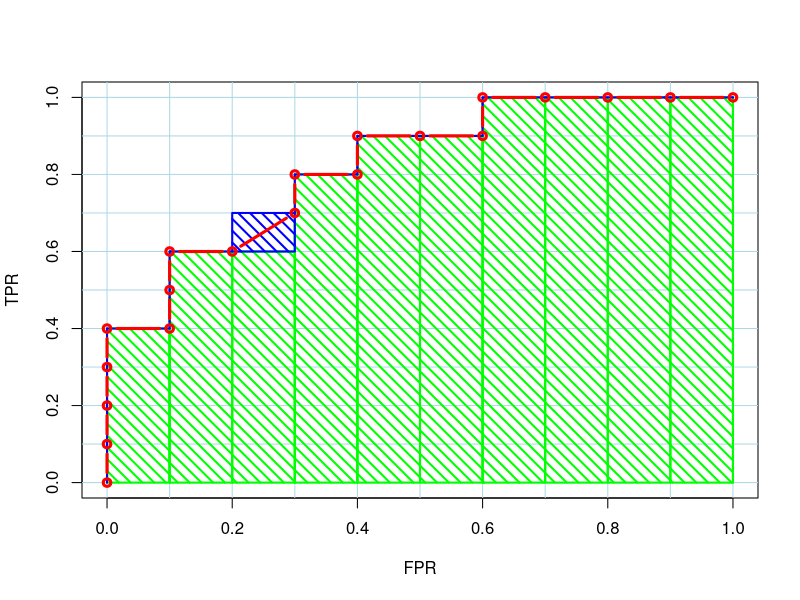
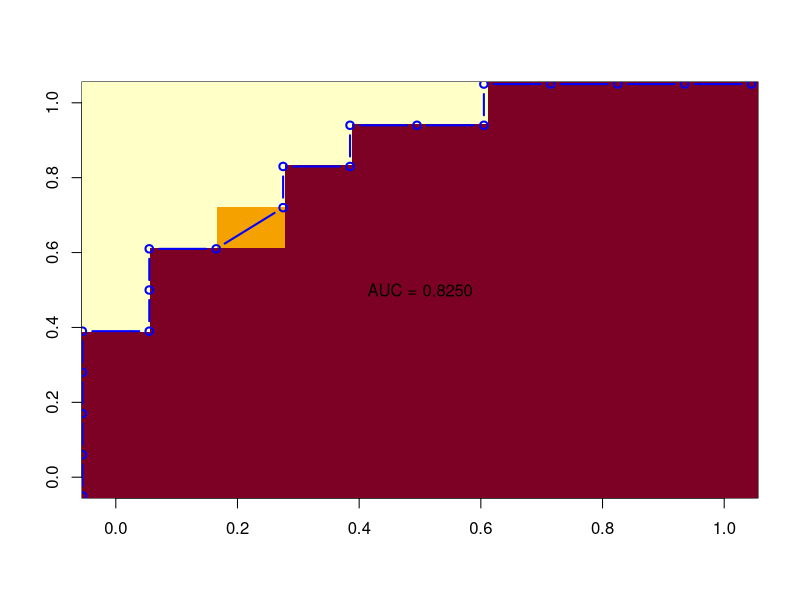

The R source for these figures, in order:
# AUC Logistic Regression
#https://www.r-bloggers.com/calculating-auc-the-area-under-a-roc-curve/


category <- c(1, 1, 1, 1, 0, 1, 1, 0, 1, 0, 1, 0, 1, 0, 0, 1, 0, 0, 0, 0)
category
prediction <- rev(seq_along(category))
prediction
prediction[9:10] <- mean(prediction[9:10])
prediction

library(pROC)
roc_obj <- roc(category, prediction)
auc(roc_obj)
## Area under the curve: 0.825
roc_df <- data.frame(
  TPR=rev(roc_obj$sensitivities), 
  FPR=rev(1 - roc_obj$specificities), 
  labels=roc_obj$response, 
  scores=roc_obj$predictor)

rectangle <- function(x, y, width, height, density=12, angle=-45, ...) {
  polygon(c(x,x,x+width,x+width), c(y,y+height,y+height,y), 
          density=density, angle=angle, ...)
}


roc_df <- transform(roc_df, 
                    dFPR = c(diff(FPR), 0),
                    dTPR = c(diff(TPR), 0))


plot(0:10/10, 0:10/10, type='n', xlab="FPR", ylab="TPR")
abline(h=0:10/10, col="lightblue")
abline(v=0:10/10, col="lightblue")

with(roc_df, {
  mapply(rectangle, x=FPR, y=0,   
         width=dFPR, height=TPR, col="green", lwd=2)
  mapply(rectangle, x=FPR, y=TPR, 
         width=dFPR, height=dTPR, col="blue", lwd=2)
  
  lines(FPR, TPR, type='b', lwd=3, col="red")
})



simple_auc <- function(TPR, FPR){
  # inputs already sorted, best scores first 
  dFPR <- c(diff(FPR), 0)
  dTPR <- c(diff(TPR), 0)
  sum(TPR * dFPR) + sum(dTPR * dFPR)/2
}

with(roc_df, simple_auc(TPR, FPR))
## [1] 0.825

rank_comparison_auc <- function(labels, scores, plot_image=TRUE, ...){
  score_order <- order(scores, decreasing=TRUE)
  labels <- as.logical(labels[score_order])
  scores <- scores[score_order]
  pos_scores <- scores[labels]
  neg_scores <- scores[!labels]
  n_pos <- sum(labels)
  n_neg <- sum(!labels)
  M <- outer(sum(labels):1, 1:sum(!labels), 
             function(i, j) (1 + sign(pos_scores[i] - neg_scores[j]))/2)
  
  AUC <- mean (M)
  if (plot_image){
    image(t(M[nrow(M):1,]), ...)
    library(pROC)
    with( roc(labels, scores),
          lines((1 + 1/n_neg)*((1 - specificities) - 0.5/n_neg), 
                (1 + 1/n_pos)*sensitivities - 0.5/n_pos, 
                col="blue", lwd=2, type='b'))
    text(0.5, 0.5, sprintf("AUC = %0.4f", AUC))
  }
  
  return(AUC)
}


rank_comparison_auc(labels=as.logical(category), scores=prediction)

auc_probability <- function(labels, scores, N=1e7){
  pos <- sample(scores[labels], N, replace=TRUE)
  neg <- sample(scores[!labels], N, replace=TRUE)
  # sum( (1 + sign(pos - neg))/2)/N # does the same thing
  (sum(pos > neg) + sum(pos == neg)/2) / N # give partial credit for ties
}

auc_probability(as.logical(category), prediction)
